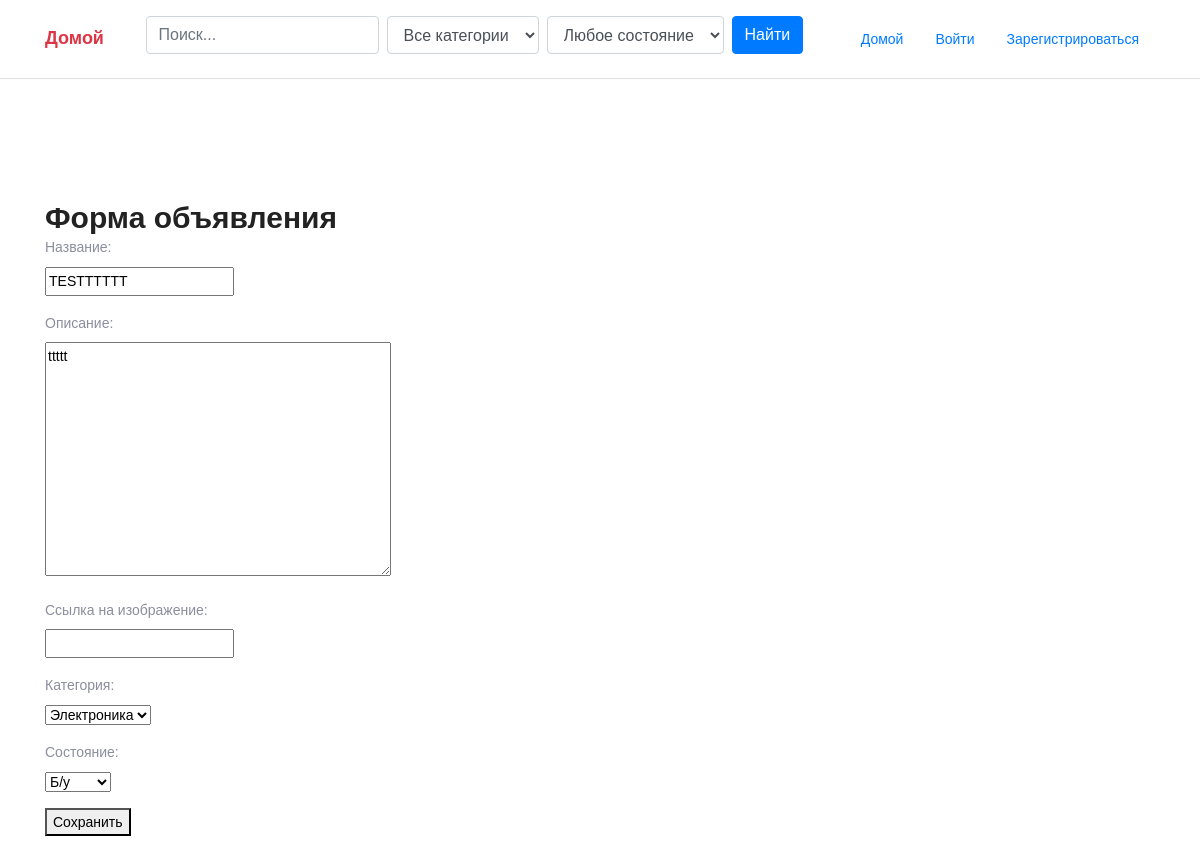
The app's page /ads/14/edit/ with its own data.
### ads/models.py (models this page shows, shortened)
class Ad(models.Model):
    id = models.AutoField(primary_key=True)
    CATEGORY_CHOICES = [
        ('tech', 'Электроника'),
        ('clothes', 'Одежда'),
        ('books', 'Книги'),
        ('other', 'Другие'),
    ]
    CONDITION_CHOICES = [
        ('new', 'Новый'),
        ('used', 'Б/у'),
    ]
    user = models.ForeignKey(User, on_delete=models.CASCADE)
    title = models.CharField(max_length=255)
    description = models.TextField()
    image_url = models.URLField(blank=True, null=True)
    category = models.CharField(max_length=100, choices=CATEGORY_CHOICES)
    condition = models.CharField(max_length=10, choices=CONDITION_CHOICES)
    created_at = models.DateTimeField(auto_now_add=True)

### ads/views.py (the view, shortened to what this page needs)
# urls.py: path('ads/<int:pk>/edit/', views.AdEditView.as_view(), name='ad_edit'),
class AdEditView(UpdateView, UserPassesTestMixin, LoginRequiredMixin):
    model = Ad
    form_class = AdForm
    template_name = 'ad_form.html'
    success_url = reverse_lazy('ad_list')
    def get_context_data(self, **kwargs):
        context = super().get_context_data(**kwargs)
        context['data'] = context['form']
        return context

### ads/forms.py
class AdForm(forms.ModelForm):
    class Meta:
        model = Ad
        fields = ['title', 'description', 'image_url', 'category', 'condition']

### ads/templates/ad_form.html (shortened to what this page needs)
{% extends 'base.html' %}
{% block content %}
<div style="margin-top: 120px; padding-top: 80px; margin-bottom: 120px; padding-bottom: 80px;">
<h2>Форма объявления</h2>
<form method="post">
    <p>
        <label for="{{ data.title.id_for_label }}">Название:</label><br>
        {{ data.title }}
    </p>
    <p>
        <label for="{{ data.description.id_for_label }}">Описание:</label><br>
        {{ data.description }}
    </p>
    <p>
        <label for="{{ data.image_url.id_for_label }}">Ссылка на изображение:</label><br>
        {{ data.image_url }}
    </p>
    <p>
        <label for="{{ data.category.id_for_label }}">Категория:</label><br>
        {{ data.category }}
    </p>
    <p>
        <label for="{{ data.condition.id_for_label }}">Состояние:</label><br>
        {{ data.condition }}
    </p>
    <button type="submit">Сохранить</button>
</form>
    </div>
{% endblock %}

### ads/static/css/style.css (style rules this page uses)
body { color: #8c8d9e; font-family: "Poppins", sans-serif; font-size: 14px; font-weight: 300; line-height: 1.625em; position: relative; }
select { display: block; }
h1, h2, h3, h4, h5, h6 { font-family: "Poppins", sans-serif; color: #222222; line-height: 1.2em !important; margin-bottom: 0; margin-top: 0; font-weight: 600; }
h2, .h2 { font-size: 30px; }

### records on screen
Ad: title "TESTTTTTT", description "ttttt", category "Электроника", condition "Б/у"
